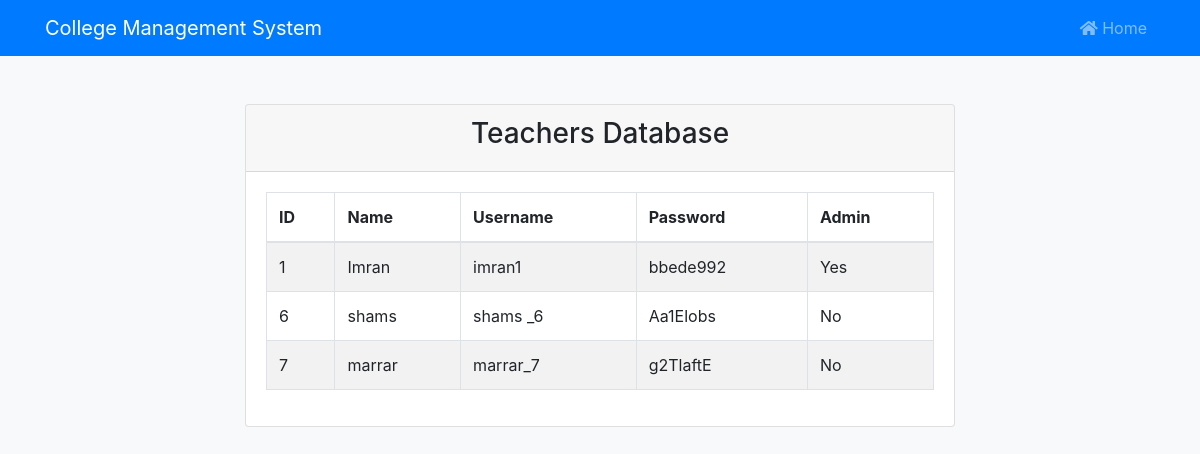
The page /teachers-database (signed in) on the database its author committed.
### tables this page shows
CREATE TABLE Teachers (
    id INTEGER PRIMARY KEY AUTOINCREMENT,
    name TEXT NOT NULL,
    username TEXT UNIQUE NOT NULL,
    password TEXT NOT NULL
, admin BOOLEAN NOT NULL DEFAULT FALSE);

### app.py (the view)
@app.route('/teachers-database')
@login_required
@admin_required
def teachers_database():
    conn = get_db_connection()
    teachers = conn.execute("SELECT * FROM Teachers").fetchall()
    conn.close()
    return render_template("teachers_database.html", teachers=teachers)

### app.py (called while the page is built)
def get_db_connection():
    conn = sqlite3.connect("college.db")
    conn.row_factory = sqlite3.Row  # Allows accessing columns by name
    return conn

### helpers.py (called while the page is built)
def get_db_connection():
    conn = sqlite3.connect(DATABASE)
    conn.row_factory = sqlite3.Row  # Returns dict-like rows
    return conn

def is_admin(teacher_id):
    conn = get_db_connection()
    cur = conn.cursor()
    cur.execute("SELECT admin FROM Teachers WHERE id = ?", (teacher_id,))
    result = cur.fetchone()
    conn.close()
    return result["admin"] == 1 if result else False

def login_required(f):
    @wraps(f)
    def decorated_function(*args, **kwargs):
        if session.get("user") is None:
            return redirect("/login")
        return f(*args, **kwargs)
    return decorated_function

def admin_required(f):
    @wraps(f)
    def decorated_function(*args, **kwargs):
        if not is_admin(session.get("user")["id"]):
            return redirect("/")
        return f(*args, **kwargs)
    return decorated_function

### templates/teachers_database.html
{% extends 'layout.html' %}
{% block main %}
<div class="container">
    <div class="row justify-content-center">
        <div class="col-md-8">
            <div class="card mt-5">
                <div class="card-header text-center">
                    <h3>Teachers Database</h3>
                </div>
                <div class="card-body">
                    <div class="table-responsive">
                        <table class="table table-bordered table-striped">
                            <thead>
                                <tr>
                                    <th>ID</th>
                                    <th>Name</th>
                                    <th>Username</th>
                                    <th>Password</th>
                                    <th>Admin</th>
                                </tr>
                            </thead>
                            <tbody>
                                {% for teacher in teachers %}
                                <tr>
                                    <td data-label="ID">{{ teacher.id }}</td>
                                    <td data-label="Name">{{ teacher.name }}</td>
                                    <td data-label="Username">{{ teacher.username }}</td>
                                    <td data-label="Password">{{ teacher.password }}</td>
                                    <td data-label="Admin">{{ 'Yes' if teacher.admin else 'No' }}</td>
                                </tr>
                                {% endfor %}
                            </tbody>
                        </table>
                    </div>
                </div>
            </div>
        </div>
    </div>
</div>
{% endblock %}

### templates/layout.html (shortened to what this page needs)
<!DOCTYPE html>
<html lang="en">
<head>
    <link href="https://stackpath.bootstrapcdn.com/bootstrap/4.5.2/css/bootstrap.min.css" rel="stylesheet">
    <link href="https://cdnjs.cloudflare.com/ajax/libs/font-awesome/5.15.3/css/all.min.css" rel="stylesheet">
    <link href="/static/styles.css" rel="stylesheet">
</head>
<body>
    <nav class="navbar navbar-expand-lg navbar-dark bg-primary">
        <div class="container">
            <a class="navbar-brand" href="#">College Management System</a>
            <div class="collapse navbar-collapse" id="navbarNav">
                <ul class="navbar-nav ml-auto">
                    <li class="nav-item">
                        <a class="nav-link" href="/"><i class="fas fa-home"></i> Home</a>
                    </li>
                </ul>
            </div>
        </div>
    </nav>
    <div class="container">
        {% block main %}
        {% endblock %}
    </div>
</body>
</html>

### static/styles.css (style rules this page uses)
body { background-color: #f8f9fa; }
.table-responsive { display: block; width: 100%; overflow-x: auto; -webkit-overflow-scrolling: touch; }
.table th, .table td { white-space: nowrap; }

### rows shown on the page
Teachers: id "1", name "Imran", username "imran1", password "bbede992", admin "Yes"
Teachers: id "6", name "shams", username "shams _6", password "Aa1Elobs", admin "No"
Teachers: id "7", name "marrar", username "marrar_7", password "g2TlaftE", admin "No"
